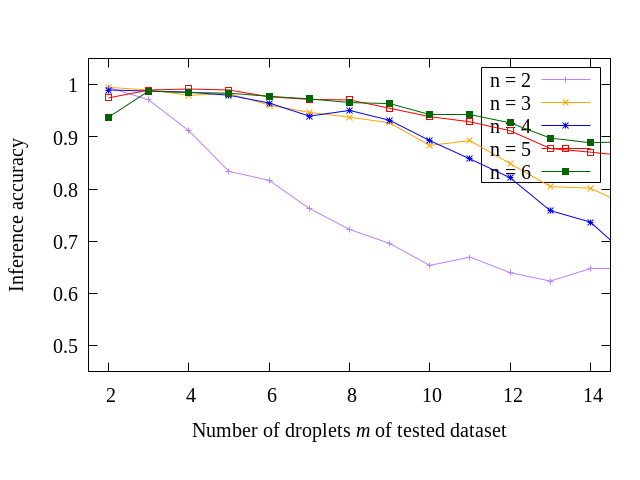

gnuplot code for this plot:
set terminal pdfcairo enhanced font 'Times New Roman,15'
set key left bottom box maxrows 5
set size ratio 0.6
set output "accopt2.pdf"
set xlabel 'Number of droplets {/Times-New-Roman:Italic=15 m} of tested dataset'
set ylabel 'Inference accuracy'
set ytics 0.5,0.1,1.0
set yrange[0.45:1.05]
set xrange[1.5:14.5]

plot "/home/dai/Documents/tensorflow2_4_1/segmentation/accdata/acc_opt2_seg2_num2.txt" using 1:2 title "n = 2" with linespoints lc "purple", "/home/dai/Documents/tensorflow2_4_1/segmentation/accdata/acc_opt2_seg2_num3.txt" using 1:2 title "n = 3" with linespoints lc "orange", "/home/dai/Documents/tensorflow2_4_1/segmentation/accdata/acc_opt2_seg2_num4.txt" using 1:2 title "n = 4" with linespoints lc "blue", "/home/dai/Documents/tensorflow2_4_1/segmentation/accdata/acc_opt2_seg2_num5.txt" using 1:2 title "n = 5" with linespoints lc "red", "/home/dai/Documents/tensorflow2_4_1/segmentation/accdata/acc_opt2_seg2_num6.txt" using 1:2 title "n = 6" with linespoints lc "dark-green"

unset output